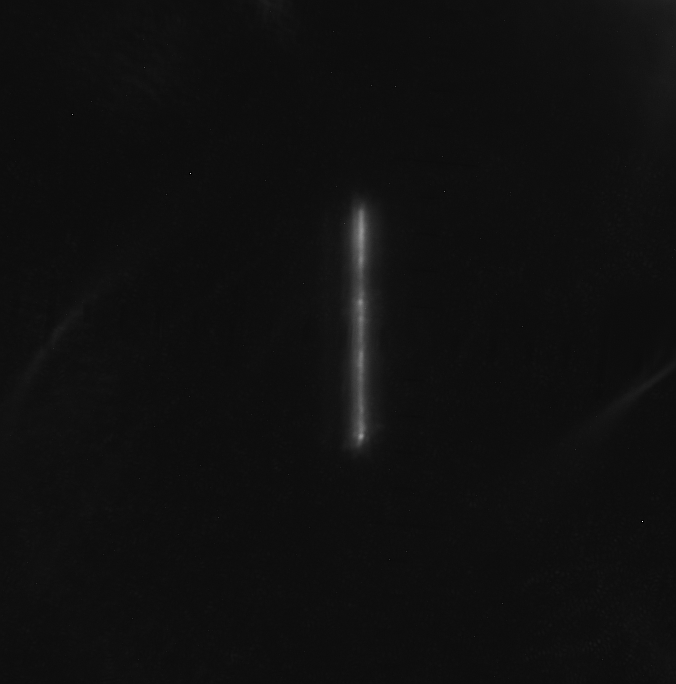
%> input picture images/dat.png, 676 x 684 px; its folder holds 2 pictures in this run; the run also reads 1 picture not shown here
$ octave SpatialFit3D.m   (GNU Octave 9; MATLAB toolbox functions it lacks are replaced by stand-ins)
%> lines starting %> are read from the running program, lines starting %| are printed output that depends on the picture
%> the answer given: b.png
%> the answer given: dat.png
%> the answer given: 1
%> the answer given: out.png
### subfunctions/LoadAndCut.m
function [CutImage,startPixel] = LoadAndCut( ImageFilename, BackgroundFilename, doBackgroundSubtraction)
%> called with ImageFilename = 'b.png', BackgroundFilename = 'dat.png', doBackgroundSubtraction = 1
%   LoadAndCut Loads and cuts the Image
%   Loads the image specified by user, runs background subtraction and cuts
%   the image to the desired length. Returns the cut image.

%  ------------------------------------------------------------------------
%% Loads Images and does background subtraction
%  ------------------------------------------------------------------------
if doBackgroundSubtraction ==1

    ImageFile = imread(ImageFilename);
    ImageFile = double(ImageFile);
%> ImageFile: size 684x676 double

    BackgroundFile = imread(BackgroundFilename);
%> BackgroundFile is the input picture: size 684x676 uint16; min 0, max 33950, mean 2140.3
    BackgroundFile = double(BackgroundFile);
%> BackgroundFile: size 684x676 double

    ImageFile = ImageFile-BackgroundFile;
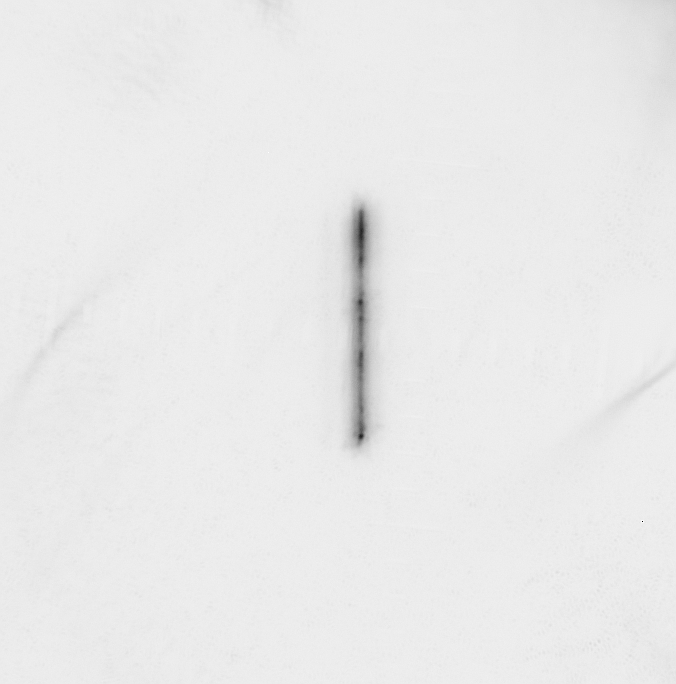
%> ImageFile: size 684x676 double; min -21596, max 1276, mean -598.1; drawn with min black and max white
    ImageFile = ImageFile';
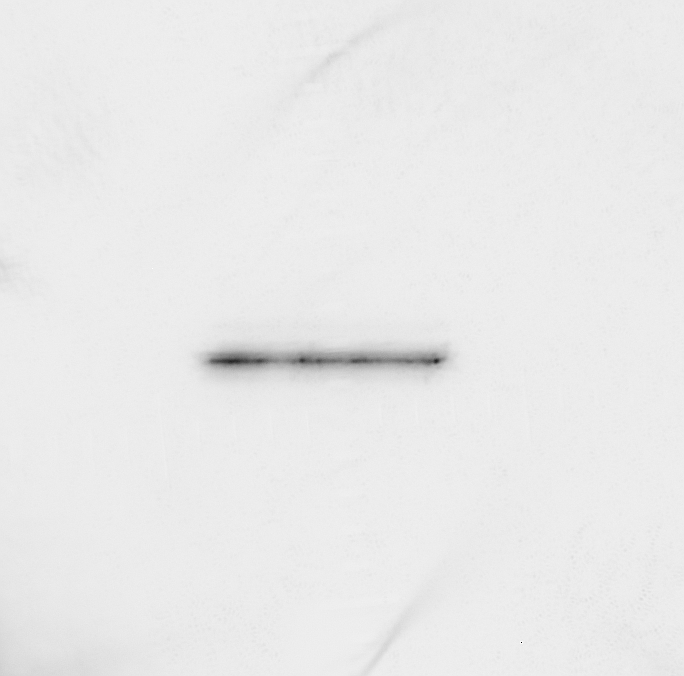
%> ImageFile: size 676x684 double; min -21596, max 1276, mean -598.1; mean of the top-left, top-right, bottom-left and bottom-right quarters -468.1, -500.3, -797.3, -626.6; drawn with min black and max white
else
    ImageFile = imread(ImageFilename);
    ImageFile = double(ImageFile);
    ImageFile = ImageFile';
end

%  ------------------------------------------------------------------------
%% Lets you cut the data as much as you want
%  ------------------------------------------------------------------------
startPixel = 0;


i = 1;
while i<2 %this loops allows you to continue cutting the edges of the data until the desired part is reached.
    startX = input('Start Point: ');
    endX = input('End Point: ');
    if isempty(startX) || isempty(endX)
       baseline = mean(ImageFile(1,:))
       cutoff = 5 * baseline
       [tmp,hotrow] = max(mean(ImageFile'));
       xi = find(ImageFile(hotrow,:)>cutoff,1)
       xf = find(ImageFile(hotrow,:)>cutoff,1,'last')
       ImageFile = ImageFile(:,xi:xf);
       startPixel = xi;

       break;
    end

    startPixel = startPixel + startX;
    ImageFile = ImageFile(:,startX:endX);


%> the run ends on the next line
    again = input('Would you like to trim again? ','s');
    if strcmpi(again,'no') || strcmpi(again,'n')
        i = 2;
    end
end

%  ------------------------------------------------------------------------
%% Cuts the line in half
%  ------------------------------------------------------------------------
Xmax = input('\nEnter the number of pixels to the right of the peak to keep: ');
AVG = mean(ImageFile,2); % These lines of code checks to see if the number of pixels you want to keep is valid. If it is not, you can re-enter a different number
[Max, k] = max(AVG);
[c,v] = size(ImageFile)
while (Xmax > (c-k))
    Xmax = input('You chose too many pixels. Choose a new number: ');
end

[ImageFile] = CenterCut_v2(ImageFile,Xmax);
CutImage = ImageFile;

end

### SpatialFit3D.m

%chunk of code that handles a certain error and may not be necessary
tmp = pwd;
pwdsplit = strsplit(tmp,'\');
if strcmpi(pwdsplit(end),'images')
    cd ..
end

ls './images'
clear
clf reset
base = pwd;
addpath(pwd)
addpath([pwd '/subfunctions/'])
cd 'images'
%  -------------------------------------------------------------------------
%% Values to be changed in the code
%  -------------------------------------------------------------------------

Points2Roll = 5;
Znaught = .5; %Penetration Depth in Microns
InitialDiffusionLength = 2.5; %Diffusion Length for first fit iteration                       %%%%
InitialRecombinationVelocity = 10; %RecombinationVelocity/Diffusivity for first fit iteration NOTE: although the variable is named InitialRecombinationVelocity (and later Recombination Velocity) this term is actually the Recombination Velocity diveded by the Diffusivity
InitialAmplitude = 1; %Amplitude for first fit iteration                                      %%%%

%----Constants for 1d fit
Iinitial = 5;
Linitial = 5;

FileExtension = '.png'; %Extension for type of file
directory = pwd;
OutputExtension = '.CSV'; %Change if another output format is necessary
FirstDatapoint = 2; %Set the first data point to be used in MICRONS
LastDatapoint = 15; %Set the last data point to be used in MICRONS
PixelResolution = .4; %current accepted pixel resolution is .4 microns per pixel

%--------------------------------------------------------------------------

FirstDatapoint = round(FirstDatapoint/PixelResolution);
LastDatapoint = round(LastDatapoint/PixelResolution);

%  ------------------------------------------------------------------------
%% Sets Paths -- Must be changed if file is moved
% [13 lines of commented-out code are left out]
%% Gather User Input (file names)
%  ------------------------------------------------------------------------

ImageFilename = input('Load which image file? ', 's');
plotname = ImageFilename;

%ImageFilename = [ImageFilename FileExtension];

BackgroundFile = input('Name of Background File: ','s');%Use for manual input of background file name
mode = input('1d fit or 3d fit? (type 1 or 3, default = 1) :');
if isempty(mode)
    mode = 1;
elseif ((mode ~= 1) && (mode ~= 3))
    mode = 1;
end

   if strcmpi(BackgroundFile, 'none') || strcmpi(BackgroundFile, 'no') ||strcmpi(BackgroundFile,'') %If a background image file was not chosen, bgSubration is set to 0
        bgSubtraction = 0;
   else
        bgSubtraction = 1;
        %BackgroundFile = [BackgroundFile FileExtension];
   end

OutputFilename = input('What should the output file be named? ','s');
plot_distro_name = [OutputFilename '_plot_distro_data.csv']
savename = [base '/output/' OutputFilename FileExtension]; % Name of picture output
OutputFilename = [OutputFilename OutputExtension]; % Name of output .csv file


%  ------------------------------------------------------------------------
%% Calls the function to load and cut the data
%  ------------------------------------------------------------------------
[CutImage,startPixel] = LoadAndCut(ImageFilename, BackgroundFile, bgSubtraction);
